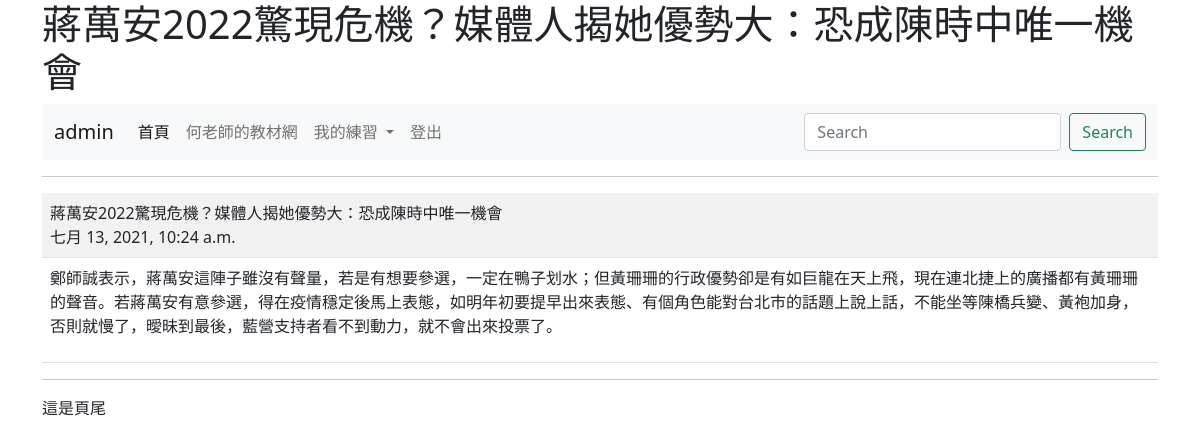
Page /show/6/ (signed in) on the committed database.
### mysite/models.py (models this page shows, shortened)
class Post(models.Model):
	title = models.CharField(max_length=200)
	content = models.TextField()
	pub_date = models.DateTimeField(default=timezone.now)
	class Meta:
		ordering = ('-pub_date',)

### mysite/views.py (the view)
# urls.py: path('show/<int:id>/', views.show),
@login_required(login_url="/admin/login/")
def show(request, id):
	try:
		post = Post.objects.get(id=id)
	except:
		return redirect("/news/")
	return render(request, "show.html", locals())

### templates/show.html (shortened to what this page needs)
{% extends "base.html" %}
{% block main %}
	<hr>
	<table class="table table-striped">
		<tr>
			<td>
				{{post.title}}<br>
				{{post.pub_date}}
			</td>
		</tr>
		<tr>
			<td>
				{{post.content | linebreaks }}
			</td>
		</tr>
	</table>
{% endblock %}

### templates/base.html (shortened to what this page needs)
<!doctype html>
<html>
  <head>
    <link href="https://cdn.jsdelivr.net/npm/bootstrap@5.0.2/dist/css/bootstrap.min.css" rel="stylesheet">
  </head>
  <body>
  	<div class="container">
		    <h1>{% block headmessage %}{% endblock %}</h1>
		    {% include "menu.html" %}
        {% block main %} {% endblock %}
        <hr>
        {% include "footer.html" %}
    </div>
  </body>
</html>

### templates/menu.html (shortened to what this page needs)
<nav class="navbar navbar-expand-lg navbar-light bg-light">
  <div class="container-fluid">
    <a class="navbar-brand" href="#">
    	{% if request.user.is_authenticated %}
    		{{ request.user.username }}
    	{% else %}
    		未登入的訪客
    	{% endif %}
	</a>
    <div class="collapse navbar-collapse" id="navbarSupportedContent">
      <ul class="navbar-nav me-auto mb-2 mb-lg-0">
        <li class="nav-item">
          <a class="nav-link active" aria-current="page" href="/">首頁</a>
        </li>
        <li class="nav-item">
          <a class="nav-link" href="https://104.es">何老師的教材網</a>
        </li>
        <li class="nav-item dropdown">
          <a class="nav-link dropdown-toggle" href="#" id="navbarDropdown" role="button" data-bs-toggle="dropdown" aria-expanded="false">
            我的練習
          </a>
        </li>
        {% if request.user.is_authenticated %}
        	<li class="nav-item">
	          <a class="nav-link " href="/logout/" tabindex="-1" >登出</a>
	        </li>
        {% else %}
	        <li class="nav-item">
	          <a class="nav-link " href="/admin/login/?next=/" tabindex="-1" >登入</a>
	        </li>
	    {% endif %}
      </ul>
      <form class="d-flex">
        <input class="form-control me-2" type="search" placeholder="Search" aria-label="Search">
        <button class="btn btn-outline-success" type="submit">Search</button>
      </form>
    </div>
  </div>
</nav>

### templates/footer.html
這是頁尾

### rows in the picture
Post: title "蔣萬安2022驚現危機？媒體人揭她優勢大：恐成陳時中唯一機會", pub_date "七月 13, 2021, 10:24 a.m.", content "鄭師誠表示，蔣萬安這陣子雖沒有聲量，若是有想要參選，一定在鴨子划水；但黃珊珊的行政優勢卻是有如巨龍在天上飛，現在連北捷上的廣播都有黃珊珊的聲音。若蔣萬安有意參選，得在疫情穩定後馬上表態，如明年初要提早出來表態、有個角色能對台北市的話題上說上話，不能坐等陳橋兵變、黃袍加身，否則就慢了，曖昧到最後，藍營支持者看不到動力，就不會出來投票了。"

### other values in the picture
{{ request.user.username }} "admin"
